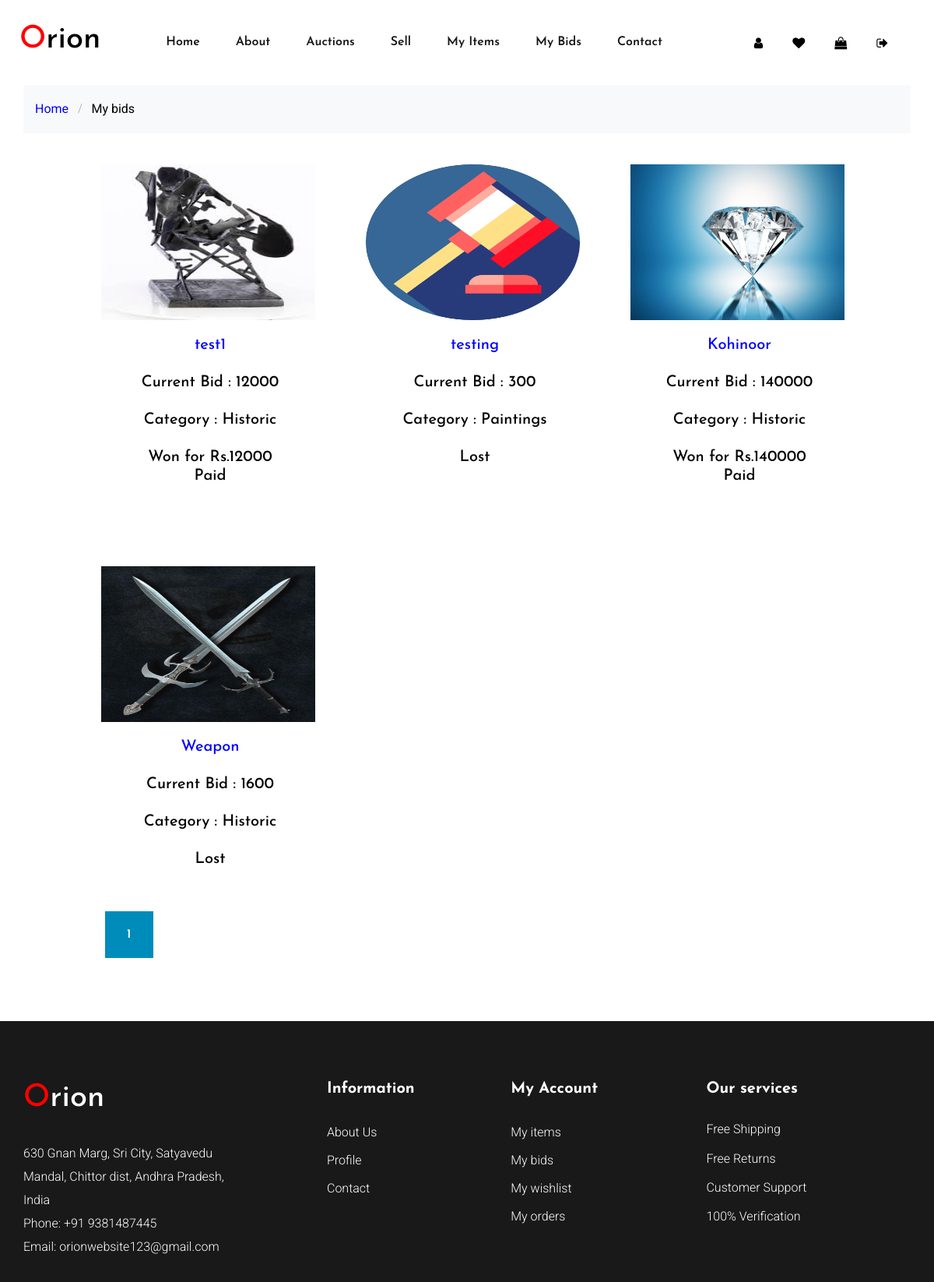
The page /mybids/ (signed in) on the database its author committed.
### blog/models.py (models this page shows, shortened)
class Bid(models.Model):
    bidder = models.ForeignKey(User, on_delete=models.CASCADE)
    auction = models.ForeignKey(Post, on_delete=models.CASCADE)
    amount = models.IntegerField()
    date = models.DateTimeField('when the bid was made')

class Post(models.Model):
    CATEGORY = (
        ('Paintings', 'Paintings'),
        ('Historic', 'Historic'),
        ('Others', 'Others'),
    )
    title= models.CharField(max_length=300, unique=True)
    minprice= models.IntegerField()
    image=models.ImageField(blank='True',upload_to='items/')
    category=models.CharField(max_length=300, choices=CATEGORY)
    description= models.TextField()
    author = models.ForeignKey(User, on_delete=models.CASCADE)
    date_added = models.DateTimeField(default=timezone.now)
    starttime = models.DateTimeField(default=(datetime.now()+timedelta(days=1)))
    endtime = models.DateTimeField(default=(datetime.now()+timedelta(days=1)))
    is_verified = models.BooleanField(default=False)
    is_active = models.BooleanField(default=False)
    is_exp = models.BooleanField(default=False)
    is_paid = models.BooleanField(default=False)
    winner = models.ForeignKey(User, on_delete=models.SET("(deleted)"),
                               blank=True,
                               null=True,
                               related_name="auction_winner",
                               related_query_name="auction_winner")
    final_value = models.IntegerField(blank=True, null=True)
    def resolve(self):
        if self.is_verified:
            now = datetime.now(timezone.utc)
            if self.starttime<=now and now<=self.endtime:
                self.is_active=True
                self.is_exp=False
                self.save()
    def currentbid(self):
        highest_bid = Bid.objects.filter(auction=self).order_by('-amount').first()
        if highest_bid:
            return(highest_bid.amount)

### blog/views.py (the view)
# urls.py: path('mybids/',blog_views.my_bids,name='my_bids'),
@login_required
def my_bids(request):
	my_bids_list = Bid.objects.filter(bidder=request.user).order_by('-date')
	for a in my_bids_list:
		a.auction.resolve()
	paginator = Paginator(my_bids_list,6)
	page = request.GET.get('page')
	my_bids_list = paginator.get_page(page)
	context = {
		'my_bids_list': my_bids_list,
	}
	return render(request,'blog/my_bids.html',context)

### blog/templates/blog/my_bids.html (shortened to what this page needs)
{% extends "blog/base.html" %}
{% block content %}
<body>
<div class="bg-light py-3">
  <div class="container">
    <div class="row">
      <div class="col-md-12 mb-0"><a href="{% url 'blog-home' %}"><strong style="color:blue;">Home</strong></a> <span class="mx-2 mb-0">/</span> <strong class="text-black">My bids</strong></div>
    </div>
  </div>
</div>
<h4>
{% if my_bids_list %}
<div class=shop1 style="width: 100%;  height: 1100px; padding:50px;padding-top: 0px;  margin: 20px;">
    <div class="row">
      {% for bid in my_bids_list %}
        <div style="color:black;font-size: 20px;margin: 20px;">
        <img src="{{ bid.auction.image.url }}" height="200px" width="300px" style="margin-bottom: 20px; padding-left: 25px" />
        <center><div style="margin-left:30px">
          <div>
            <a href="{% url 'shop-item' bid.auction.pk %}"  style="color:blue">{{ bid.auction.title }}</a>
          </div><br>
          Current Bid : {{ bid.auction.currentbid }}<br></br>
          Category : {{ bid.auction.category }}<br></br>
          {% if bid.auction.is_active %}
              <div class="my-bid-status-active">Pending</div>
          {% else %}
              {% if bid.auction.winner and bid.auction.winner == user %}
                  <div class="my-bid-status-won">Won for Rs.{{ bid.amount }}</div>
                  <div class="form-group">
                  {% if bid.auction.is_paid %}
                    <div>Paid</div>
                  {% else %}
                    <a href="{% url 'address' bid.auction.id %}"><button class="btn btn-outline-info" style ="background-color: #008CBA;" type="submit">Buy Now!</button></a>
                  {% endif %}
            </div><br></br>
              {% else %}
                  <div class="my-bid-status-lost">Lost</div>
              {% endif %}
          {% endif %}
        </div></center>
        </div>
    {% endfor %}
    </div>
    <div class=shop1 style="width: 100%;  height: 300px; padding: 30px;  margin: 5px;">
      <div class="pagination" style="width: 100%;  height: 60px;">
      {% for num in my_bids_list.paginator.page_range %}
        {% if my_bids_list.number == num %}
          <a class="btn btn-info mb-4" style ="background-color: #008CBA;" href="?page={{ num }}">{{ num }}</a>
        {% elif num > my_bids_list.number|add:'-3' and num < my_bids_list.number|add:'3' %}
          <a class="btn btn-outline-info mb-4" style ="background-color: #008CBA;" href="?page={{ num }}">{{ num }}</a>
        {% endif %}
      {% endfor %}
      </div>
    </div>
</div>
{% else %}
<div class=con style="height:240px;padding-top: 30px">
    <div class="alert alert-info">
        There are no bids by you yet! To bid - <a style="color:blue;" href="{% url 'shop' %}">Click here</a>
    </div>
 </div>
{% endif %}
</div>
</div>
</body>
{% endblock content %}

### rows shown on the page
Bid: auction.image (picture), auction "test1", auction.currentbid "12000", auction.category "Historic", amount "12000", shows "Paid"
Bid: auction.image (picture), auction "testing", auction.currentbid "300", auction.category "Paintings", shows "Lost"
Bid: auction.image (picture), auction "Kohinoor", auction.currentbid "140000", auction.category "Historic", amount "140000", shows "Paid"
Bid: auction.image (picture), auction "Weapon", auction.currentbid "1600", auction.category "Historic", shows "Lost"

### other values the page prints
{{ num }} "1"
